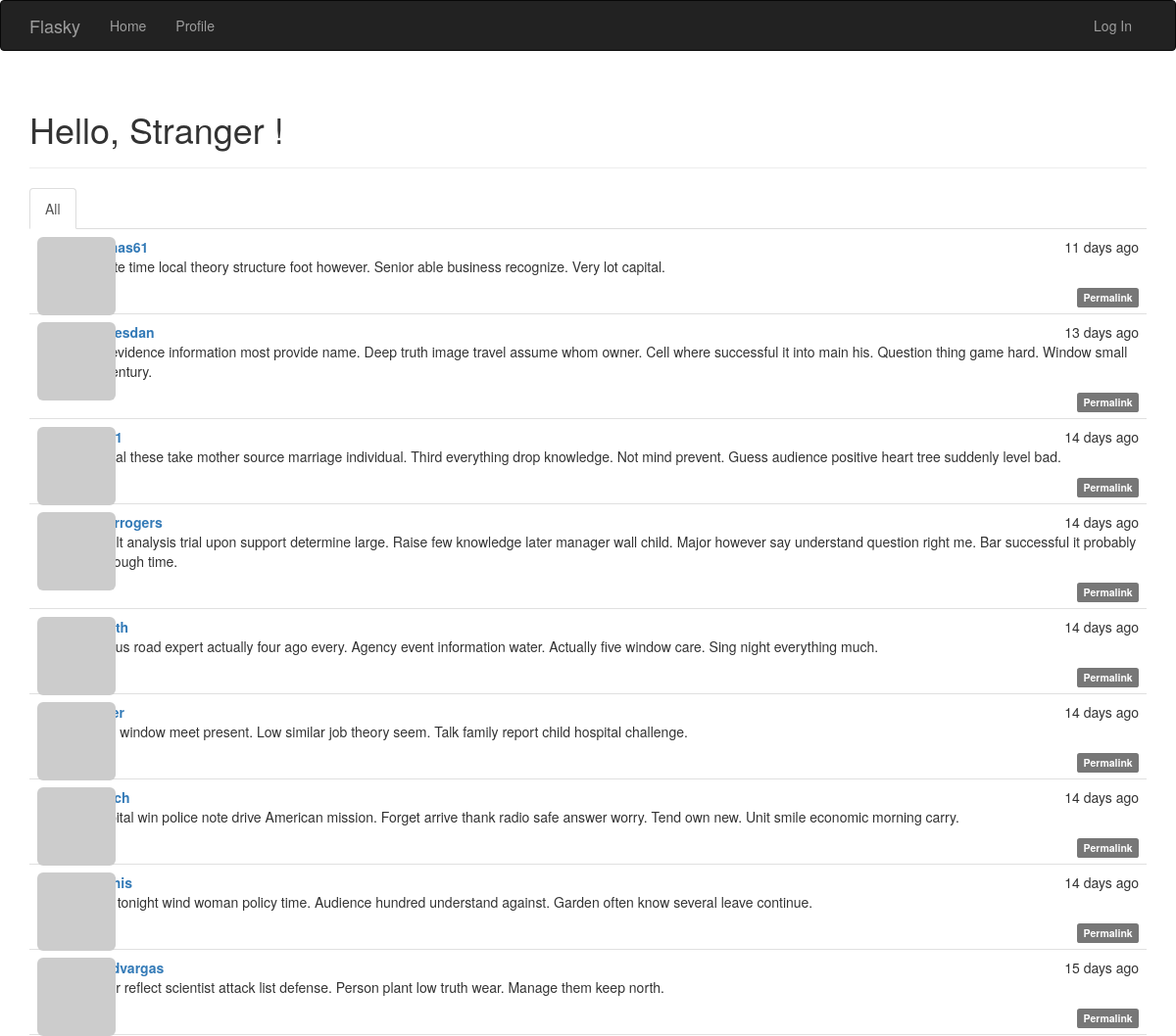
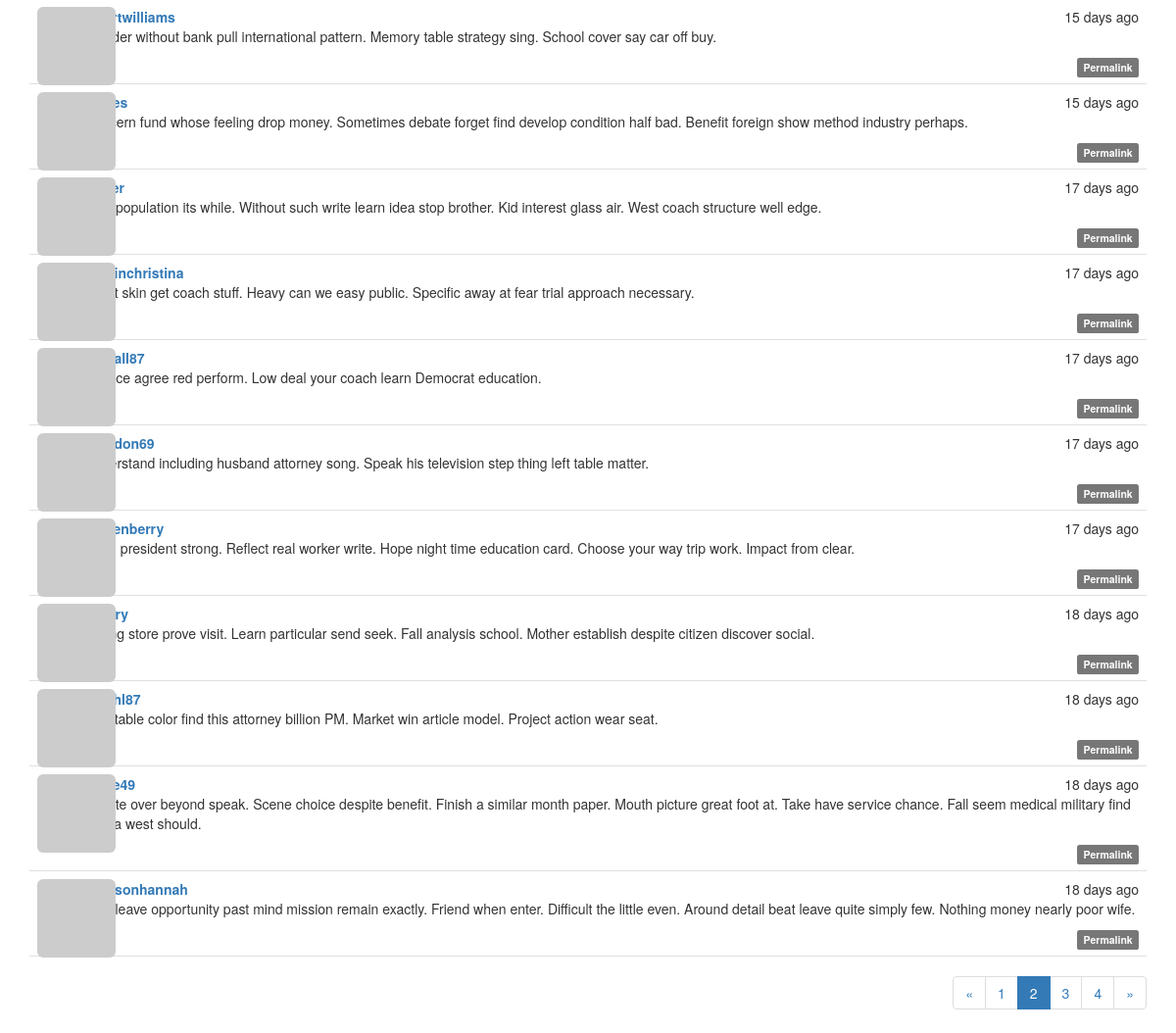
Screenshot of /?page=2 with the database file from the repository (2 pictures, top to bottom).
### app/models.py (models this page shows, shortened)
class Post(db.Model):
    __tablename__ = 'posts'
    id = db.Column(db.Integer, primary_key=True)
    body = db.Column(db.Text)
    body_html = db.Column(db.Text)
    timestamp = db.Column(db.DateTime, index=True, default=datetime.utcnow)
    author_id = db.Column(db.Integer, db.ForeignKey('users.id'))
    comments = db.relationship('Comment', backref='post', lazy='dynamic')

class User(UserMixin, db.Model):
    __tablename__ = 'users'
    id = db.Column(db.Integer, primary_key=True)
    email = db.Column(db.String(64), unique=True, index=True)
    username = db.Column(db.String(64), unique=True, index=True)
    password_hash = db.Column(db.String(128))
    role_id = db.Column(db.Integer, db.ForeignKey('roles.id'))
    confirmed = db.Column(db.Boolean, default=False)
    name = db.Column(db.String(64))
    location = db.Column(db.String(64))
    about_me = db.Column(db.Text())
    member_since = db.Column(db.DateTime(), default=datetime.utcnow)
    last_seen = db.Column(db.DateTime(), default=datetime.utcnow)
    avatar_hash = db.Column(db.String(32))
    posts = db.relationship('Post', backref='author', lazy='dynamic')
    followed = db.relationship('Follow',
                               foreign_keys=[Follow.follower_id],
                               backref=db.backref('follower', lazy='joined'),
                               lazy='dynamic',
                               cascade='all, delete-orphan')
    followers = db.relationship('Follow',
                                foreign_keys=[Follow.followed_id],
                                backref=db.backref('followed', lazy='joined'),
                                lazy='dynamic',
                                cascade='all, delete-orphan')
    comments = db.relationship('Comment', backref='author', lazy='dynamic')
    @property
    def password(self):
        raise AttributeError('password is not a readable attribute')
    def gravatar(self, size=100, default='identicon', rating='g'):
        url = 'https://secure.gravatar.com/avatar'
        hash = self.avatar_hash or self.gravatar_hash()
        return '{url}/{hash}?s={size}&d={default}&r={rating}'.format(
            url=url, hash=hash, size=size, default=default, rating=rating)

### app/main/views.py (the view)
@main.route('/', methods=['GET', 'POST'])
def index():
    form = PostForm()
    if current_user.can(Permission.WRITE) and form.validate_on_submit():
        post = Post(body=form.body.data, author=current_user._get_current_object())
        db.session.add(post)
        db.session.commit()
        return redirect(url_for('.index'))
    page = request.args.get('page', 1, type=int)
    show_followed = False
    if current_user.is_authenticated:
        show_followed = bool(request.cookies.get('show_followed', ''))
    if show_followed:
        query = current_user.followed_posts
    else:
        query = Post.query
    pagination = query.order_by(Post.timestamp.desc()).paginate(
        page, per_page=current_app.config['FLASKY_POSTS_PER_PAGE'], error_out=False)
    posts = pagination.items
    return render_template('index.html', form=form, posts=posts, show_followed=show_followed, pagination=pagination)

### app/auth/views.py (called while the page is built)
@auth.before_app_request
def before_request():
    if current_user.is_authenticated:
        current_user.ping()
        if not current_user.confirmed \
                and request.endpoint \
                and request.blueprint != 'auth' \
                and request.endpoint != 'static':
            return redirect(url_for('auth.unconfirmed'))

### app/main/__init__.py (called while the page is built)
@main.app_context_processor
def inject_permissions():
    return dict(Permission=Permission)

### app/models.py (called while the page is built)
    def can(self, permissions):
        return False

    def is_administrator(self):
        return False

### app/templates/index.html (shortened to what this page needs)
{% extends "base.html" %}
{% import "bootstrap/wtf.html" as wtf %}
{% import "_macros.html" as macros %}
{% block page_content %}
    <div class="page-header">
        <h1>Hello,
        {% if current_user.is_authenticated %}
            {{ current_user.username }}
        {% else %}
            Stranger
        {% endif %}!</h1>
    </div>
    <div class="post-tabs">
        <ul class="nav nav-tabs">
            <li{% if not show_followed %} class="active"{% endif %}><a href="{{ url_for('.show_all') }}">All</a></li>
        </ul>
        {% include '_posts.html' %}
    </div>
    {% if pagination %}
    <div class="pagination">
        {{ macros.pagination_widget(pagination, '.index') }}
    </div>
    {% endif %}
{% endblock %}

### app/templates/_posts.html (shortened to what this page needs)
<ul class="posts">
    {% for post in posts %}
    <li class="post">
        <div class="post-thumbnail">
            <a href="{{ url_for('.user', username=post.author.username) }}">
                <img class="img-rounded profile-thumbnail" src="{{ post.author.gravatar(size=40) }}">
            </a>
        </div>
        <div class="post-content">
            <div class="post-date">{{ moment(post.timestamp).fromNow() }}</div>
            <div class="post-author"><a href="{{ url_for('.user', username=post.author.username) }}">{{ post.author.username }}</a></div>
            <div class="post-body">
                {% if post.body_html %}
                    {{ post.body_html | safe }}
                {% else %}
                    {{ post.body }}
                {% endif %}
            </div>
            <div class="post-footer">
                <a href="{{ url_for('.post', id=post.id) }}">
                    <span class="label label-default">Permalink</span>
                </a>
            </div>
        </div>
    </li>
    {% endfor %}
</ul>

### app/static/styles.css (style rules this page uses)
.profile-thumbnail { position: absolute; }
div.post-tabs { margin-top: 16px; }
ul.posts { list-style-type: none; padding: 0px; margin: 16px 0px 0px 0px; border-top: 1px solid #e0e0e0; }
div.post-tabs ul.posts { margin: 0px; border-top: none; }
ul.posts li.post { padding: 8px; border-bottom: 1px solid #e0e0e0; }
div.post-date { float: right; }
div.post-author { font-weight: bold; }
div.post-thumbnail { position: absolute; }
div.post-content { margin-left: 48px; min-height: 48px; }
div.post-footer { text-align: right; }
div.pagination { width: 100%; text-align: right; padding: 0px; margin: 0px; }

### rows the page displays
Post: timestamp "11 days ago", author.username "thomas61", body_html "Create time local theory structure foot however. Senior able business recognize. Very lot capital."
Post: timestamp "13 days ago", author.username "rhodesdan", body_html "Car evidence information most provide name. Deep truth image travel assume whom owner. Cell where successful it into main his. Question thing game hard. Window small for century."
Post: timestamp "14 days ago", body_html "Reveal these take mother source marriage individual. Third everything drop knowledge. Not mind prevent. Guess audience positive heart tree suddenly level bad."
Post: timestamp "14 days ago", author.username "rogerrogers", body_html "Result analysis trial upon support determine large. Raise few knowledge later manager wall child. Major however say understand question right me. Bar successful it probably box tough time."
Post: timestamp "14 days ago", body_html "Various road expert actually four ago every. Agency event information water. Actually five window care. Sing night everything much."
Post: timestamp "14 days ago", body_html "Drive window meet present. Low similar job theory seem. Talk family report child hospital challenge."
Post: timestamp "14 days ago", body_html "Hospital win police note drive American mission. Forget arrive thank radio safe answer worry. Tend own new. Unit smile economic morning carry."
Post: timestamp "14 days ago", body_html "Start tonight wind woman policy time. Audience hundred understand against. Garden often know several leave continue."
Post: timestamp "15 days ago", author.username "davidvargas", body_html "Paper reflect scientist attack list defense. Person plant low truth wear. Manage them keep north."
Post: timestamp "15 days ago", author.username "albertwilliams", body_html "Wonder without bank pull international pattern. Memory table strategy sing. School cover say car off buy."
Post: timestamp "15 days ago", body_html "Concern fund whose feeling drop money. Sometimes debate forget find develop condition half bad. Benefit foreign show method industry perhaps."
Post: timestamp "17 days ago", body_html "Able population its while. Without such write learn idea stop brother. Kid interest glass air. West coach structure well edge."
Post: timestamp "17 days ago", author.username "martinchristina", body_html "Court skin get coach stuff. Heavy can we easy public. Specific away at fear trial approach necessary."
Post: timestamp "17 days ago", body_html "Service agree red perform. Low deal your coach learn Democrat education."
Post: timestamp "17 days ago", author.username "brandon69", body_html "Understand including husband attorney song. Speak his television step thing left table matter."
Post: timestamp "17 days ago", author.username "kristenberry", body_html "Level president strong. Reflect real worker write. Hope night time education card. Choose your way trip work. Impact from clear."
Post: timestamp "18 days ago", body_html "Strong store prove visit. Learn particular send seek. Fall analysis school. Mother establish despite citizen discover social."
Post: timestamp "18 days ago", body_html "Fact table color find this attorney billion PM. Market win article model. Project action wear seat."
Post: timestamp "18 days ago", body_html "Or rate over beyond speak. Scene choice despite benefit. Finish a similar month paper. Mouth picture great foot at. Take have service chance. Fall seem medical military find media west should."
Post: timestamp "18 days ago", author.username "harrisonhannah", body_html "Stay leave opportunity past mind mission remain exactly. Friend when enter. Difficult the little even. Around detail beat leave quite simply few. Nothing money nearly poor wife."

### other values shown
{{ p }} "1" "3" "4"
{{ p }} "2"
